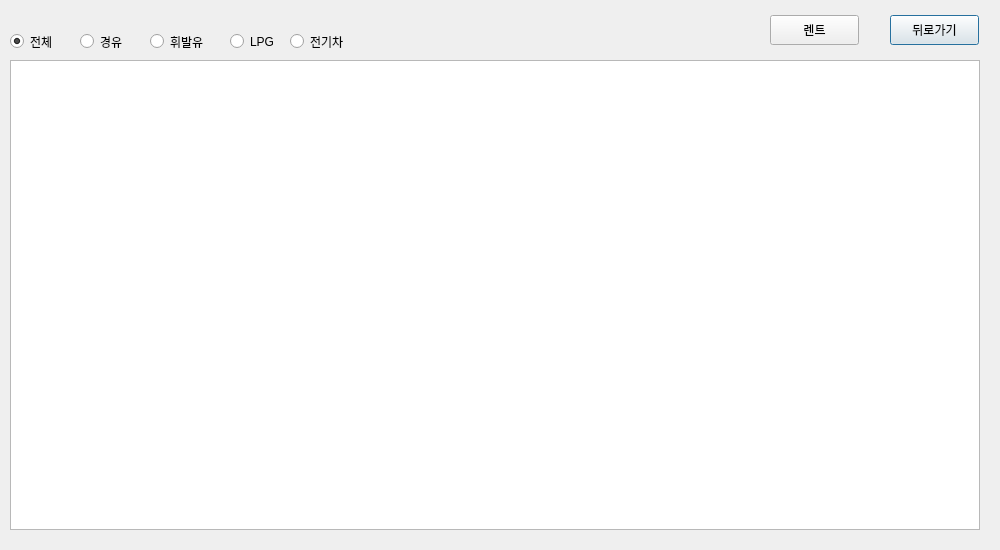
<?xml version="1.0" encoding="UTF-8"?>
<ui version="4.0">
 <class>rent</class>
 <widget class="QDialog" name="rent">
  <property name="geometry">
   <rect>
    <x>0</x>
    <y>0</y>
    <width>1000</width>
    <height>550</height>
   </rect>
  </property>
  <property name="windowTitle">
   <string>Dialog</string>
  </property>
  <widget class="QTableWidget" name="list">
   <property name="geometry">
    <rect>
     <x>10</x>
     <y>60</y>
     <width>970</width>
     <height>470</height>
    </rect>
   </property>
   <property name="columnCount">
    <number>0</number>
   </property>
   <attribute name="horizontalHeaderDefaultSectionSize">
    <number>180</number>
   </attribute>
   <attribute name="horizontalHeaderStretchLastSection">
    <bool>true</bool>
   </attribute>
   <attribute name="verticalHeaderVisible">
    <bool>false</bool>
   </attribute>
  </widget>
  <widget class="QPushButton" name="exit_btn">
   <property name="geometry">
    <rect>
     <x>890</x>
     <y>15</y>
     <width>89</width>
     <height>30</height>
    </rect>
   </property>
   <property name="text">
    <string>뒤로가기</string>
   </property>
  </widget>
  <widget class="QPushButton" name="rent_btn">
   <property name="geometry">
    <rect>
     <x>770</x>
     <y>15</y>
     <width>89</width>
     <height>30</height>
    </rect>
   </property>
   <property name="text">
    <string>렌트</string>
   </property>
  </widget>
  <widget class="QRadioButton" name="all">
   <property name="geometry">
    <rect>
     <x>10</x>
     <y>30</y>
     <width>51</width>
     <height>23</height>
    </rect>
   </property>
   <property name="text">
    <string>전체</string>
   </property>
   <property name="checked">
    <bool>true</bool>
   </property>
  </widget>
  <widget class="QRadioButton" name="diesel">
   <property name="geometry">
    <rect>
     <x>80</x>
     <y>30</y>
     <width>51</width>
     <height>23</height>
    </rect>
   </property>
   <property name="text">
    <string>경유</string>
   </property>
  </widget>
  <widget class="QRadioButton" name="gasoline">
   <property name="geometry">
    <rect>
     <x>150</x>
     <y>30</y>
     <width>61</width>
     <height>23</height>
    </rect>
   </property>
   <property name="text">
    <string>휘발유</string>
   </property>
  </widget>
  <widget class="QRadioButton" name="lpg">
   <property name="geometry">
    <rect>
     <x>230</x>
     <y>30</y>
     <width>51</width>
     <height>23</height>
    </rect>
   </property>
   <property name="text">
    <string>LPG</string>
   </property>
  </widget>
  <widget class="QRadioButton" name="elec">
   <property name="geometry">
    <rect>
     <x>290</x>
     <y>30</y>
     <width>61</width>
     <height>23</height>
    </rect>
   </property>
   <property name="text">
    <string>전기차</string>
   </property>
  </widget>
 </widget>
 <resources/>
 <connections/>
</ui>
